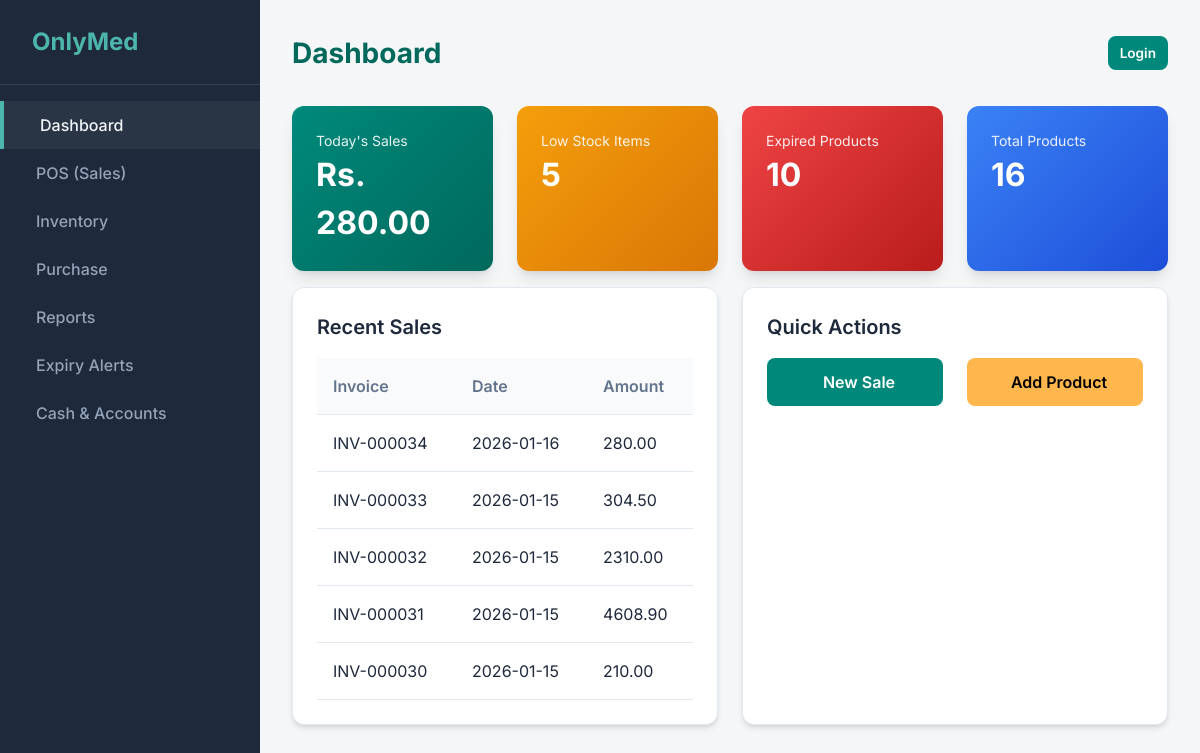
The page / on the database its author committed.
### sales/models.py (models this page shows, shortened)
class SalesInvoice(models.Model):
    customer = models.ForeignKey(Customer, on_delete=models.SET_NULL, null=True, blank=True)
    date = models.DateTimeField(default=timezone.now)
    invoice_number = models.CharField(max_length=50, unique=True, editable=False)
    sub_total = models.DecimalField(max_digits=12, decimal_places=2, default=0.00)
    discount_percentage = models.DecimalField(max_digits=5, decimal_places=2, default=0.00)
    discount_amount = models.DecimalField(max_digits=12, decimal_places=2, default=0.00)
    tax_amount = models.DecimalField(max_digits=12, decimal_places=2, default=0.00)
    grand_total = models.DecimalField(max_digits=12, decimal_places=2, default=0.00)
    amount_paid = models.DecimalField(max_digits=12, decimal_places=2, default=0.00)
    change_amount = models.DecimalField(max_digits=12, decimal_places=2, default=0.00)
    PAYMENT_MODES = (
        ('CASH', 'Cash'),
        ('CARD', 'Card'),
        ('ONLINE', 'Online'),
    )
    payment_mode = models.CharField(max_length=10, choices=PAYMENT_MODES, default='CASH')
    created_at = models.DateTimeField(auto_now_add=True)
    updated_at = models.DateTimeField(auto_now=True)

### core/views.py (the view)
# urls.py: path('', views.dashboard, name='dashboard'),
def dashboard(request):
    today = timezone.now().date()
    todays_sales = SalesInvoice.objects.filter(date__date=today).aggregate(
        total=Sum('grand_total')
    )['total'] or 0
    products = Product.objects.all().prefetch_related('batches')
    low_stock_count = 0
    for p in products:
        stock = sum(b.quantity for b in p.batches.all())
        if stock < 10: # Threshold
            low_stock_count += 1
    expired_count = Batch.objects.filter(expiry_date__lt=today, quantity__gt=0).count()
    total_products = Product.objects.count()
    recent_sales = SalesInvoice.objects.order_by('-date')[:5]
    context = {
        'todays_sales': todays_sales,
        'low_stock': low_stock_count,
        'expired': expired_count,
        'total_products': total_products,
        'recent_sales': recent_sales,
    }
    return render(request, 'core/dashboard.html', context)

### templates/core/dashboard.html (shortened to what this page needs)
{% extends 'base.html' %}
{% block page_title %}Dashboard{% endblock %}
{% block content %}
<div class="grid-4">
    <div class="stats-card">
        <div class="stats-label">Today's Sales</div>
        <div class="stats-number">Rs. {{ todays_sales|floatformat:2 }}</div>
    </div>
    <div class="stats-card" style="background: linear-gradient(135deg, #f59e0b, #d97706);">
        <div class="stats-label">Low Stock Items</div>
        <div class="stats-number">{{ low_stock }}</div>
    </div>
    <div class="stats-card" style="background: linear-gradient(135deg, #ef4444, #b91c1c);">
        <div class="stats-label">Expired Products</div>
        <div class="stats-number">{{ expired }}</div>
    </div>
    <div class="stats-card" style="background: linear-gradient(135deg, #3b82f6, #1d4ed8);">
        <div class="stats-label">Total Products</div>
        <div class="stats-number">{{ total_products }}</div>
    </div>
</div>
<div class="grid-2 mt-4">
    <div class="card">
        <h3>Recent Sales</h3>
        <table>
            <thead>
                <tr>
                    <th>Invoice</th>
                    <th>Date</th>
                    <th>Amount</th>
                </tr>
            </thead>
            <tbody>
                {% for s in recent_sales %}
                <tr>
                    <td>{{ s.invoice_number }}</td>
                    <td>{{ s.date|date:"Y-m-d" }}</td>
                    <td>{{ s.grand_total|floatformat:2 }}</td>
                </tr>
                {% empty %}
                <tr>
                    <td colspan="3" class="text-center">No recent sales</td>
                </tr>
                {% endfor %}
            </tbody>
        </table>
    </div>
    <div class="card">
        <h3>Quick Actions</h3>
        <div class="grid-2">
            <a href="{% url 'pos' %}" class="btn btn-primary">
                 New Sale
            </a>
            <a href="{% url 'product_create' %}" class="btn btn-primary"
                style="background: var(--accent); color: #000;">
                 Add Product
            </a>
        </div>
    </div>
</div>
{% endblock %}

### static/css/style.css (style rules this page uses)
:root { --primary: #00897b; --primary-dark: #00695c; --secondary: #4db6ac; --accent: #ffb74d; --bg-body: #f4f6f8; --bg-card: #ffffff; --bg-sidebar: #1e293b; --text-main: #1e293b; --text-muted: #64748b; --text-light: #f1f5f9; --radius: 12px; --shadow: 0 4px 6px -1px rgb(0 0 0 / 0.1), 0 2px 4px -2px rgb(0 0 0 / 0.1); --shadow-lg: 0 10px 15px -3px rgb(0 0 0 / 0.1), 0 4px 6px -4px rgb(0 0 0 / 0.1); }
* { box-sizing: border-box; margin: 0; padding: 0; }
body { font-family: 'Inter', system-ui, -apple-system, sans-serif; background-color: var(--bg-body); color: var(--text-main); line-height: 1.5; display: flex; min-height: 100vh; }
.card { background: var(--bg-card); border-radius: var(--radius); padding: 1.5rem; box-shadow: var(--shadow); margin-bottom: 1.5rem; border: 1px solid #e2e8f0; }
.card h3 { color: var(--text-main); font-size: 1.25rem; margin-bottom: 1rem; font-weight: 600; }
.grid-2 { display: grid; grid-template-columns: repeat(2, 1fr); gap: 1.5rem; }
.grid-4 { display: grid; grid-template-columns: repeat(4, 1fr); gap: 1.5rem; }
.stats-card { background: linear-gradient(135deg, var(--primary), var(--primary-dark)); color: white; padding: 1.5rem; border-radius: var(--radius); box-shadow: var(--shadow-lg); }
.stats-number { font-size: 2rem; font-weight: 700; }
.stats-label { opacity: 0.9; font-size: 0.875rem; }
.btn { display: inline-flex; align-items: center; justify-content: center; padding: 0.75rem 1.5rem; border-radius: 8px; font-weight: 600; cursor: pointer; border: none; transition: transform 0.1s; text-decoration: none; gap: 0.5rem; }
.btn-primary { background: var(--primary); color: white; }
table { width: 100%; border-collapse: collapse; }
th, td { text-align: left; padding: 1rem; border-bottom: 1px solid #e2e8f0; }
th { background: #f8fafc; font-weight: 600; color: var(--text-muted); }
.mt-4 { margin-top: 1rem; }

### rows shown on the page
SalesInvoice: invoice_number "INV-000034", date "2026-01-16", grand_total "280.00"
SalesInvoice: invoice_number "INV-000033", date "2026-01-15", grand_total "304.50"
SalesInvoice: invoice_number "INV-000032", date "2026-01-15", grand_total "2310.00"
SalesInvoice: invoice_number "INV-000031", date "2026-01-15", grand_total "4608.90"
SalesInvoice: invoice_number "INV-000030", date "2026-01-15", grand_total "210.00"

### other values the page prints
{{ todays_sales|floatformat:2 }} "280.00"
{{ low_stock }} "5"
{{ expired }} "10"
{{ total_products }} "16"
